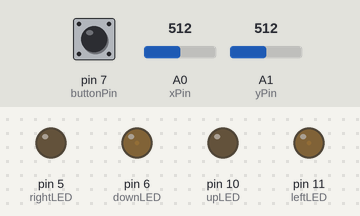
Recording of a sketch running on a simulated Arduino Uno, built with avr-gcc and run on an emulated ATmega328P. Parts: output pins drawn as LEDs (lit = HIGH). The inputs (shaded band) are chosen by the test bench; at power-on: A1 (yPin) = 512, A0 (xPin) = 512, pin 7 (buttonPin) HIGH.

Above: at 1.2 s.
1.3 s: A1 (yPin) set to 496
At 1.6 s:
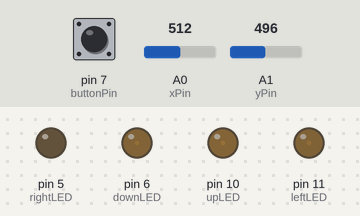
2.8 s: A0 (xPin) set to 716
At 3.1 s:
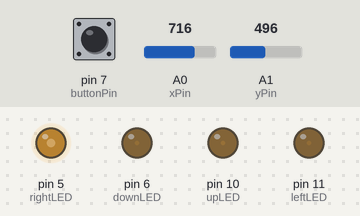
4.3 s: pin 7 (buttonPin) pulled LOW for 0.15 s
At 5.7 s:
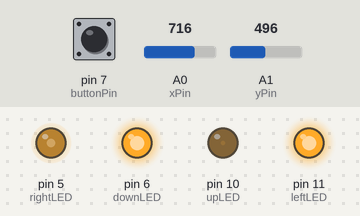
6.0 s: A1 (yPin) set to 511
At 7.2 s:
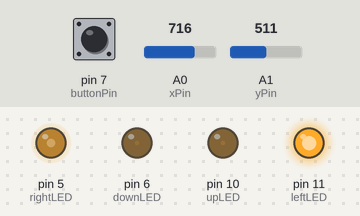
7.5 s: A0 (xPin) set to 900
At 8.7 s:
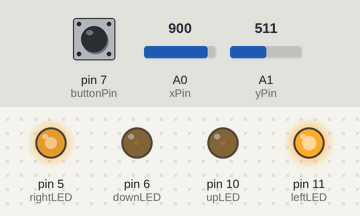
9.0 s: pin 7 (buttonPin) pulled LOW for 1 s
At 11.4 s:
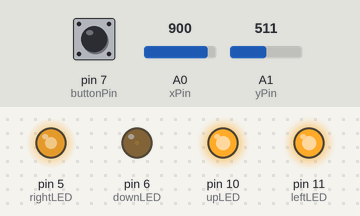
Timing chart, 0 to 12.5 s (numbered marks = the images above; inputs shaded):
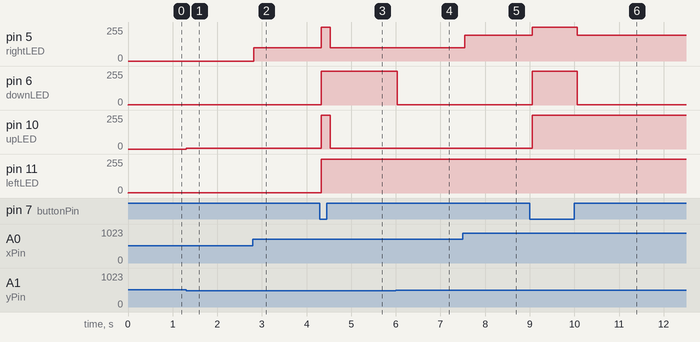

Measured:
- after the input at 1.3 s, pin 10 (upLED): 0/255 → 5/255 at once
- after the input at 2.8 s, pin 5 (rightLED): 0/255 → 100/255 at once
- after the input at 4.3 s, pin 5 (rightLED): 100/255 → 255/255 at once, → 100/255 0.20 s later; pin 6 (downLED): 2/255 → 255/255 at once; pin 10 (upLED): 5/255 → 255/255 at once, → 5/255 0.20 s later; pin 11 (leftLED): 1/255 → 255/255 at once
- after the input at 6.0 s, pin 6 (downLED): 255/255 → 2/255 at once
- after the input at 7.5 s, pin 5 (rightLED): 100/255 → 193/255 after 0.05 s
- after the input at 9.0 s, pin 5 (rightLED): 193/255 → 255/255 after 0.06 s, → 193/255 1.0 s later; pin 6 (downLED): 2/255 → 255/255 after 0.06 s, → 2/255 1.0 s later; pin 10 (upLED): 5/255 → 255/255 after 0.06 s

The sketch:

joystick.ino
```cpp
int xPin = A0;
int yPin = A1;
int buttonPin = 7;

int upLED = 10;
int downLED = 6;
int leftLED = 11;
int rightLED = 5;

void setup() {
  // put your setup code here, to run once:
  pinMode(upLED, OUTPUT);
  pinMode(downLED, OUTPUT);
  pinMode(leftLED, OUTPUT);
  pinMode(rightLED, OUTPUT);

  pinMode(buttonPin, INPUT_PULLUP);
}

void loop() {
  // put your main code here, to run repeatedly:
  int xVal = analogRead(xPin);
  int yVal = analogRead(yPin);
  bool btnPressed = digitalRead(buttonPin);

  int upPWM = map(yVal, 506, 0, 0, 255);
  int downPWM = map(yVal, 506, 1023, 0, 255);
  int leftPWM = map(xVal, 516, 0, 0, 255);
  int rightPWM = map(xVal, 516, 1023, 0, 255);

  if (yVal <= 506) {
    analogWrite(upLED, upPWM);
  }

  if (yVal >= 506) {
    analogWrite(downLED, downPWM);
  }

  if (xVal <= 516) {
    analogWrite(leftLED, leftPWM);
  }

  if (xVal >= 516) {
    analogWrite(rightLED, rightPWM);
  }

  if (btnPressed == LOW) {
    digitalWrite(upLED, HIGH);
    digitalWrite(downLED, HIGH);
    digitalWrite(leftLED, HIGH);
    digitalWrite(rightLED, HIGH);
  }
  // Serial.print("X = ");
  // Serial.print(xVal);

  // Serial.println("   Y = ");
  // Serial.println(yVal);

  Serial.println("pressed");
  Serial.println(btnPressed);

  delay(100);
}
```
